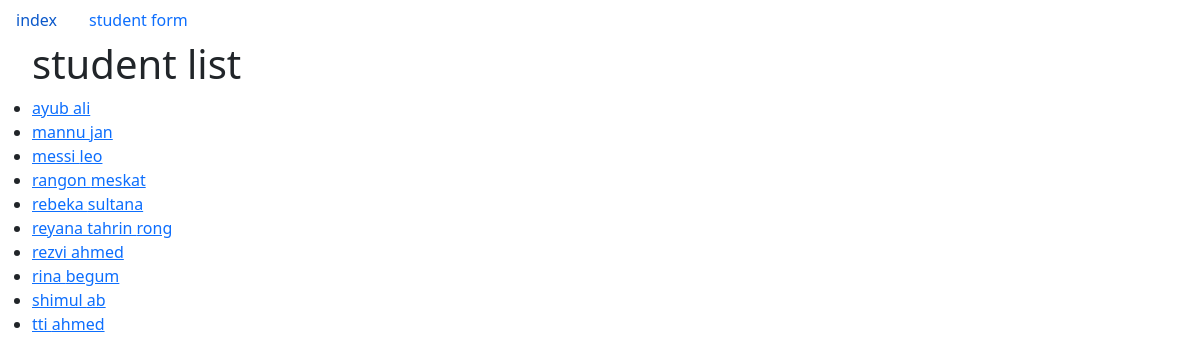
The page / on the database its author committed.
### fst_app/models.py (models this page shows, shortened)
class stu_form(models.Model):
    fname=models.CharField(max_length=100)
    lname=models.CharField(max_length=100)
    email=models.EmailField()
    phnne=models.IntegerField()

### fst_app/views.py (the view)
# urls.py: path('',views.index,name='index'),
def index(request):
    stu_list=stu_form.objects.order_by('fname')
    diction={'title':'index','start':stu_list}
    return render (request,'fst_app/index.html',context=diction)

### templates/fst_app/index.html
{% extends 'fst_app/base.html' %}
{% block body %}
<ul>
<h1> student list </h1>
{% if start %}
{% for student in start %}
<li><a href=" {% url 'fst_app:stuinfo' student_id=student.id %}"> {{student.fname}} {{student.lname}}</li></a>
{% endfor %}
{% else %}
<h3>no student</h3>
{% endif %}
</ul>
{% endblock %}

### templates/fst_app/base.html (shortened to what this page needs)
<!DOCTYPE html>
<html lang="en">
<head>
    <link href="https://cdn.jsdelivr.net/npm/bootstrap@5.1.3/dist/css/bootstrap.min.css" rel="stylesheet">
</head>
<body>
    <ul class="nav">
      <li class="nav-item">
        <a class="nav-link" href="{% url 'fst_app:index' %} ">index</a>
      </li>
      <li class="nav-item">
        <a class="nav-link" href="{% url 'fst_app:student' %} ">student form</a>
      </li>
    </ul>
    {% block body %}
    {% endblock  %}
</body>
</html>

### rows shown on the page
stu_form: fname "ayub", lname "ali"
stu_form: fname "mannu", lname "jan"
stu_form: fname "messi", lname "leo"
stu_form: fname "rangon", lname "meskat"
stu_form: fname "rebeka", lname "sultana"
stu_form: fname "reyana tahrin", lname "rong"
stu_form: fname "rezvi", lname "ahmed"
stu_form: fname "rina", lname "begum"
stu_form: fname "shimul", lname "ab"
stu_form: fname "tti", lname "ahmed"
